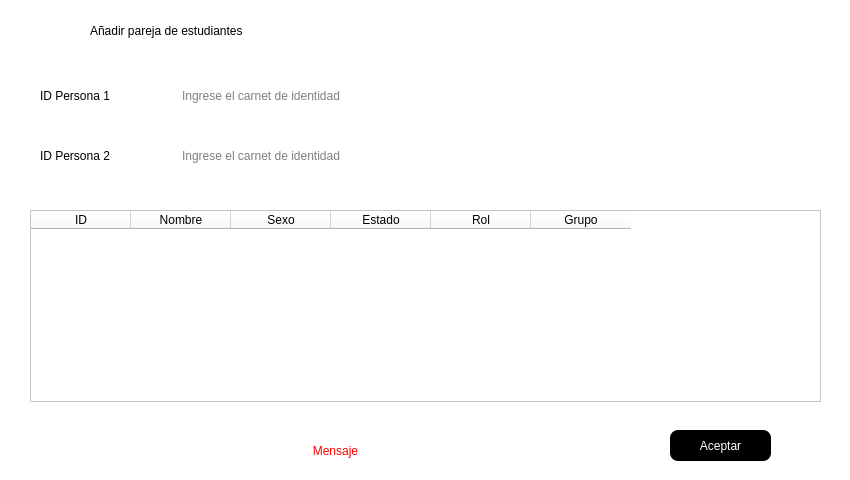
<?xml version="1.0" encoding="UTF-8"?>
<ui version="4.0">
 <class>dialog</class>
 <widget class="QDialog" name="dialog">
  <property name="windowModality">
   <enum>Qt::ApplicationModal</enum>
  </property>
  <property name="geometry">
   <rect>
    <x>0</x>
    <y>0</y>
    <width>850</width>
    <height>480</height>
   </rect>
  </property>
  <property name="minimumSize">
   <size>
    <width>850</width>
    <height>480</height>
   </size>
  </property>
  <property name="maximumSize">
   <size>
    <width>850</width>
    <height>480</height>
   </size>
  </property>
  <property name="windowTitle">
   <string>Añadir</string>
  </property>
  <property name="styleSheet">
   <string notr="true">background-color: rgb(255, 255, 255);</string>
  </property>
  <widget class="QLabel" name="label_5">
   <property name="geometry">
    <rect>
     <x>40</x>
     <y>140</y>
     <width>121</width>
     <height>31</height>
    </rect>
   </property>
   <property name="styleSheet">
    <string notr="true">font: 900 14pt &quot;Segoe UI Black&quot;;</string>
   </property>
   <property name="text">
    <string>ID Persona 2</string>
   </property>
  </widget>
  <widget class="QLabel" name="lblMensaje7">
   <property name="geometry">
    <rect>
     <x>30</x>
     <y>440</y>
     <width>611</width>
     <height>21</height>
    </rect>
   </property>
   <property name="styleSheet">
    <string notr="true">color: rgb(255, 0, 0);
font: 14pt &quot;Arial&quot;;</string>
   </property>
   <property name="text">
    <string>Mensaje</string>
   </property>
   <property name="alignment">
    <set>Qt::AlignCenter</set>
   </property>
  </widget>
  <widget class="QLabel" name="label_3">
   <property name="geometry">
    <rect>
     <x>90</x>
     <y>10</y>
     <width>281</width>
     <height>41</height>
    </rect>
   </property>
   <property name="styleSheet">
    <string notr="true">font: 900 14pt &quot;Segoe UI Black&quot;;</string>
   </property>
   <property name="text">
    <string>Añadir pareja de estudiantes</string>
   </property>
  </widget>
  <widget class="QLabel" name="label_4">
   <property name="geometry">
    <rect>
     <x>40</x>
     <y>80</y>
     <width>121</width>
     <height>31</height>
    </rect>
   </property>
   <property name="styleSheet">
    <string notr="true">font: 900 14pt &quot;Segoe UI Black&quot;;</string>
   </property>
   <property name="text">
    <string>ID Persona 1</string>
   </property>
  </widget>
  <widget class="QPushButton" name="btnAceptar6">
   <property name="geometry">
    <rect>
     <x>670</x>
     <y>430</y>
     <width>101</width>
     <height>31</height>
    </rect>
   </property>
   <property name="cursor">
    <cursorShape>OpenHandCursor</cursorShape>
   </property>
   <property name="styleSheet">
    <string notr="true">font: 14pt &quot;Arial&quot;;
background-color: rgb(0, 0, 0);
color: rgb(255, 255, 255);


border-radius:8px</string>
   </property>
   <property name="text">
    <string>Aceptar</string>
   </property>
  </widget>
  <widget class="QLineEdit" name="txtID">
   <property name="geometry">
    <rect>
     <x>180</x>
     <y>80</y>
     <width>261</width>
     <height>31</height>
    </rect>
   </property>
   <property name="styleSheet">
    <string notr="true">font: 14pt &quot;Arial&quot;;
border-radius:8px</string>
   </property>
   <property name="placeholderText">
    <string>Ingrese el carnet de identidad</string>
   </property>
  </widget>
  <widget class="QLineEdit" name="txtID_2">
   <property name="geometry">
    <rect>
     <x>180</x>
     <y>140</y>
     <width>261</width>
     <height>31</height>
    </rect>
   </property>
   <property name="styleSheet">
    <string notr="true">font: 14pt &quot;Arial&quot;;
border-radius:8px</string>
   </property>
   <property name="placeholderText">
    <string>Ingrese el carnet de identidad</string>
   </property>
  </widget>
  <widget class="QTableWidget" name="tblStudent">
   <property name="geometry">
    <rect>
     <x>30</x>
     <y>210</y>
     <width>791</width>
     <height>192</height>
    </rect>
   </property>
   <property name="font">
    <font>
     <family>Segoe UI Black</family>
     <bold>true</bold>
    </font>
   </property>
   <column>
    <property name="text">
     <string>ID</string>
    </property>
   </column>
   <column>
    <property name="text">
     <string>Nombre</string>
    </property>
   </column>
   <column>
    <property name="text">
     <string>Sexo</string>
    </property>
   </column>
   <column>
    <property name="text">
     <string>Estado</string>
    </property>
   </column>
   <column>
    <property name="text">
     <string>Rol</string>
    </property>
   </column>
   <column>
    <property name="text">
     <string>Grupo</string>
    </property>
   </column>
  </widget>
 </widget>
 <resources/>
 <connections/>
</ui>
